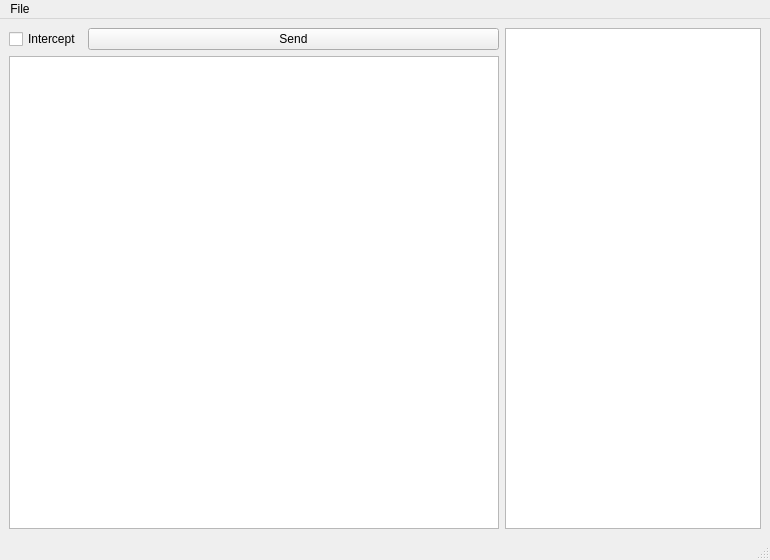
<?xml version="1.0" encoding="UTF-8"?>
<ui version="4.0">
 <class>MainWindow</class>
 <widget class="QMainWindow" name="MainWindow">
  <property name="geometry">
   <rect>
    <x>0</x>
    <y>0</y>
    <width>770</width>
    <height>560</height>
   </rect>
  </property>
  <property name="windowTitle">
   <string>GW2 Proxy - By Z0F</string>
  </property>
  <property name="windowIcon">
   <iconset>
    <normaloff>assets/Xbox360-icon.ico</normaloff>assets/Xbox360-icon.ico</iconset>
  </property>
  <widget class="QWidget" name="centralwidget">
   <layout class="QGridLayout" name="gridLayout_2">
    <item row="0" column="1">
     <layout class="QHBoxLayout" name="horizontalLayout">
      <item>
       <layout class="QVBoxLayout" name="verticalLayout">
        <item>
         <layout class="QHBoxLayout" name="horizontalLayout_3">
          <property name="spacing">
           <number>6</number>
          </property>
          <property name="bottomMargin">
           <number>0</number>
          </property>
          <item>
           <widget class="QCheckBox" name="chk_Intercept">
            <property name="sizePolicy">
             <sizepolicy hsizetype="Maximum" vsizetype="Fixed">
              <horstretch>0</horstretch>
              <verstretch>0</verstretch>
             </sizepolicy>
            </property>
            <property name="text">
             <string>Intercept</string>
            </property>
           </widget>
          </item>
          <item>
           <widget class="QPushButton" name="btn_Send">
            <property name="text">
             <string>Send</string>
            </property>
           </widget>
          </item>
         </layout>
        </item>
        <item>
         <widget class="QPlainTextEdit" name="txt_Out"/>
        </item>
       </layout>
      </item>
      <item alignment="Qt::AlignRight">
       <widget class="QPlainTextEdit" name="txt_Dbg"/>
      </item>
     </layout>
    </item>
   </layout>
  </widget>
  <widget class="QMenuBar" name="menubar">
   <property name="geometry">
    <rect>
     <x>0</x>
     <y>0</y>
     <width>770</width>
     <height>22</height>
    </rect>
   </property>
   <widget class="QMenu" name="menuFile">
    <property name="title">
     <string>File</string>
    </property>
    <addaction name="menu_Load"/>
    <addaction name="menu_Unload"/>
   </widget>
   <addaction name="menuFile"/>
  </widget>
  <widget class="QStatusBar" name="statusbar"/>
  <action name="menu_Load">
   <property name="icon">
    <iconset>
     <normaloff>assets/AnyConv.com__09e4ff41a8416ad38492aa52565bc81fa18ba112r1-716-344v2_uhq.ico</normaloff>assets/AnyConv.com__09e4ff41a8416ad38492aa52565bc81fa18ba112r1-716-344v2_uhq.ico</iconset>
   </property>
   <property name="text">
    <string>Load DLL</string>
   </property>
   <property name="shortcut">
    <string>I</string>
   </property>
  </action>
  <action name="menu_Unload">
   <property name="text">
    <string>Unload DLL</string>
   </property>
   <property name="shortcut">
    <string>U</string>
   </property>
  </action>
 </widget>
 <resources/>
 <connections/>
</ui>
